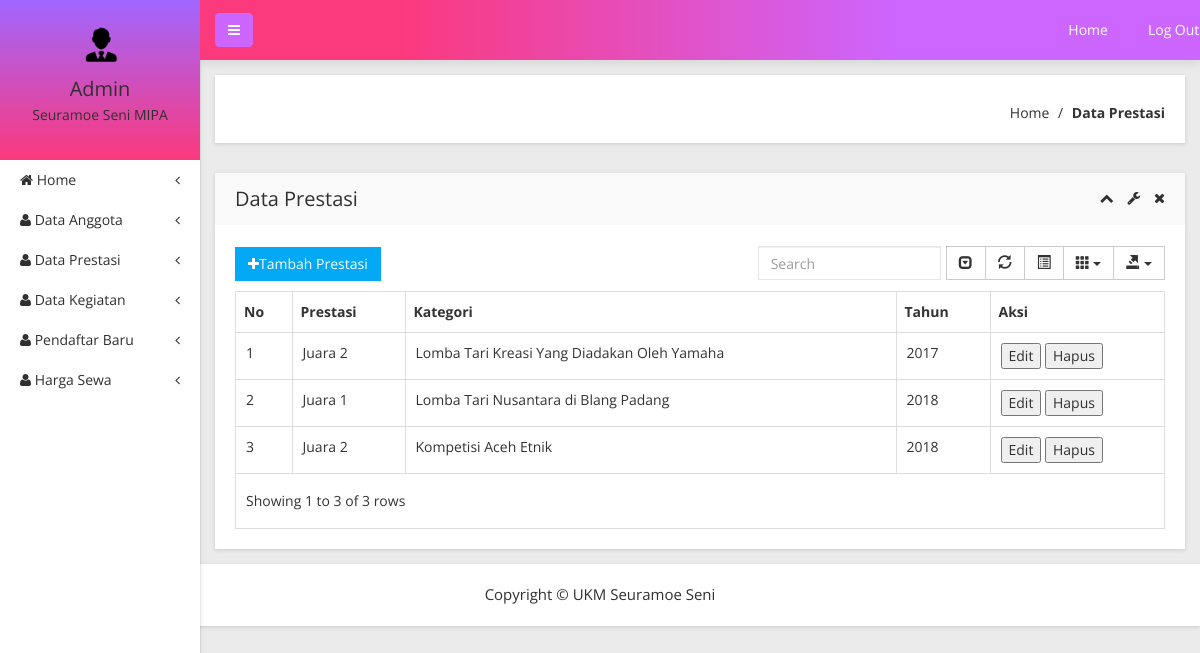
Screenshot of /index.php/admin/dataPrestasi with the database file from the repository.
### tables this page shows
CREATE TABLE `data_prestasi` (
  `id_prestasi` int(11) NOT NULL,
  `prestasi` varchar(100) NOT NULL,
  `kategori` varchar(100) NOT NULL,
  `tahun` year(4) NOT NULL
);

### application/controllers/Admin.php (called while the page is built, shortened)
<?php
class Admin extends CI_Controller {
	function __construct (){
		$this->load->helper('url');
		$this->load->helper('form');
		$this->load->model('Web_model');
		$this->load->library('upload');
	}
	public function dataPrestasi(){
		$this->data['tampilprestasi'] = $this->Web_model->getDataPrestasi('data_prestasi');
		$this->load->view('dataPrestasi', $this->data);
	}
}

### index.php (called while the page is built, shortened)
<?php
require_once BASEPATH.'core/CodeIgniter.php';

### application/models/Web_model.php (called while the page is built, shortened)
<?php
class Web_model extends CI_Model {
    public function getDataPrestasi ($table) {
        $data_prestasi = $this->db->get($table);
        $this->db->order_by("Tahun","desc");
        return $data_prestasi->result_array();
    }
}

### application/views/dataPrestasi.php (the view, shortened to what this page needs)
<!doctype html>
<html class="no-js" lang="en">
<head>
    <link rel="stylesheet" href="<?php echo base_url('assetsadm/');?>css/bootstrap.min.css">
    <link rel="stylesheet" href="<?php echo base_url('assetsadm/');?>css/font-awesome.min.css">
    <link rel="stylesheet" href="<?php echo base_url('assetsadm/');?>css/adminpro-custon-icon.css">
    <link rel="stylesheet" href="<?php echo base_url('assetsadm/');?>css/meanmenu.min.css">
    <link rel="stylesheet" href="<?php echo base_url('assetsadm/');?>css/jquery.mCustomScrollbar.min.css">
    <link rel="stylesheet" href="<?php echo base_url('assetsadm/');?>css/animate.css">
    <link rel="stylesheet" href="<?php echo base_url('assetsadm/');?>css/data-table/bootstrap-table.css">
    <link rel="stylesheet" href="<?php echo base_url('assetsadm/');?>css/data-table/bootstrap-editable.css">
    <link rel="stylesheet" href="<?php echo base_url('assetsadm/');?>css/normalize.css">
    <link rel="stylesheet" href="<?php echo base_url('assetsadm/');?>css/c3.min.css">
    <link rel="stylesheet" href="<?php echo base_url('assetsadm/');?>css/form/all-type-forms.css">
    <link rel="stylesheet" href="<?php echo base_url('assetsadm/');?>css/style.css">
    <link rel="stylesheet" href="<?php echo base_url('assetsadm/');?>css/responsive.css">
</head>
<body class="materialdesign">
    <div class="wrapper-pro">
        <div class="left-sidebar-pro">
            <nav id="sidebar">
                <div class="sidebar-header">
                    <a href="#"><img src="<?php echo base_url('assetsadm/');?>img/message/admin.png" style="width: 100px" alt="" />
                    </a>
                    <h3>Admin</h3>
                    <p>Seuramoe Seni MIPA</p>
                </div>
                <div class="left-custom-menu-adp-wrap">
                    <ul class="nav navbar-nav left-sidebar-menu-pro">
                    <li class="nav-item"><a href="<?php echo base_url('index.php/admin/dashboard');?>" data-toggle="#" role="button" aria-expanded="false" class="nav-link dropdown-toggle"><i class="fa big-icon fa-home"></i> <span class="mini-dn">Home</span> <span class="indicator-right-menu mini-dn"><i class="fa indicator-mn fa-angle-left"></i></span></a>
                        </li>
                        <li class="nav-item"><a href="<?php echo base_url('index.php/admin/dataAnggota');?>" data-toggle="#" role="button" aria-expanded="false" class="nav-link dropdown-toggle"><i class="fa big-icon fa-user"></i> <span class="mini-dn">Data Anggota</span> <span class="indicator-right-menu mini-dn"><i class="fa indicator-mn fa-angle-left"></i></span></a>
                        </li>
                        <li class="nav-item"><a href="<?php echo base_url('index.php/admin/dataPrestasi');?>" data-toggle="#" role="button" aria-expanded="false" class="nav-link dropdown-toggle"><i class="fa big-icon fa-user"></i> <span class="mini-dn">Data Prestasi</span> <span class="indicator-right-menu mini-dn"><i class="fa indicator-mn fa-angle-left"></i></span></a>
                        </li>
                        <li class="nav-item"><a href="<?php echo base_url('index.php/admin/dataKegiatan');?>" data-toggle="#" role="button" aria-expanded="false" class="nav-link dropdown-toggle"><i class="fa big-icon fa-user"></i> <span class="mini-dn">Data Kegiatan</span> <span class="indicator-right-menu mini-dn"><i class="fa indicator-mn fa-angle-left"></i></span></a>
                        </li>
                        <li class="nav-item"><a href="<?php echo base_url('index.php/admin/pendaftarBaru');?>" data-toggle="#" role="button" aria-expanded="false" class="nav-link dropdown-toggle"><i class="fa big-icon fa-user"></i> <span class="mini-dn">Pendaftar Baru</span> <span class="indicator-right-menu mini-dn"><i class="fa indicator-mn fa-angle-left"></i></span></a>
                        </li>
                        <li class="nav-item"><a href="<?php echo base_url('index.php/admin/hargaSewa');?>" data-toggle="#" role="button" aria-expanded="false" class="nav-link dropdown-toggle"><i class="fa big-icon fa-user"></i> <span class="mini-dn">Harga Sewa</span> <span class="indicator-right-menu mini-dn"><i class="fa indicator-mn fa-angle-left"></i></span></a>
                    </ul>
                </div>
            </nav>
        </div>
        <div class="content-inner-all">
            <div class="header-top-area">
            <div class="fixed-header-top"  style= "background: linear-gradient(to left, #cc66ff 30%, #fb397d 80%);">
                    <div class="container-fluid">
                        <div class="row">
                            <div class="col-lg-1 col-md-6 col-sm-6 col-xs-12">
                            <button type="button" id="sidebarCollapse" class="btn bar-button-pro header-drl-controller-btn btn-info navbar-btn" style="background:#cc66ff">
                                    <i class="fa fa-bars"></i>
                                </button>
                            </div>
                            <div class="col-lg-6 col-md-1 col-sm-1 col-xs-12">
                                <div class="header-top-menu tabl-d-n">
                                    <ul class="nav navbar-nav mai-top-nav">
                                        <li class="nav-item" style="margin-left: 750px"><a href="<?php echo base_url('index.php/web/home');?>" class="nav-link">Home</a>
                                        </li>
                                        <li class="nav-item" style="margin-right: -180px"><a href="<?php echo base_url('index.php/admin/loginadmin');?>" class="nav-link">Log Out</a>
                                        </li>
                                    </ul>
                                </div>
                            </div>
                        </div>
                    </div>
                </div>
            </div>
            <div class="breadcome-area mg-b-30 small-dn">
                <div class="container-fluid">
                    <div class="row">
                        <div class="col-lg-12">
                            <div class="breadcome-list map-mg-t-40-gl shadow-reset">
                                <div class="row">
                                    <div class="col-lg-6 col-md-6 col-sm-6 col-xs-6">
                                    </div>
                                    <div class="col-lg-6 col-md-6 col-sm-6 col-xs-6">
                                        <ul class="breadcome-menu">
                                            <li><a href="#">Home</a> <span class="bread-slash">/</span>
                                            </li>
                                            <li><span class="bread-blod">Data Prestasi</span>
                                            </li>
                                        </ul>
                                    </div>
                                </div>
                            </div>
                        </div>
                    </div>
                </div>
            </div>
            <div class="admin-dashone-data-table-area">
                <div class="container-fluid">
                    <div class="row">
                        <div class="col-lg-12">
                            <div class="sparkline8-list shadow-reset">
                                <div class="sparkline8-hd">
                                    <div class="main-sparkline8-hd">
                                        <h1>Data Prestasi</h1>
                                        <div class="sparkline8-outline-icon">
                                            <span class="sparkline8-collapse-link"><i class="fa fa-chevron-up"></i></span>
                                            <span><i class="fa fa-wrench"></i></span>
                                            <span class="sparkline8-collapse-close"><i class="fa fa-times"></i></span>
                                        </div>
                                    </div>
                                </div>
                                <div class="sparkline8-graph">
                                    <div class="datatable-dashv1-list custom-datatable-overright">
                                        <div id="toolbar">
                                            <div>
                                                <a href="<?php echo base_url().'index.php/admin/tambahprestasi';?>" class="btn btn-primary" data-toogle="modal" data-target="input_data"><i class="fa fa-plus"></i>Tambah Prestasi</a>
                                            </div>
                                        </div>
                                        <table id="table" data-toggle="table" data-pagination="true" data-search="true" data-show-columns="true" data-show-pagination-switch="true" data-show-refresh="true" data-key-events="true" data-show-toggle="true" data-resizable="true" data-cookie="true" data-cookie-id-table="saveId" data-show-export="true" data-click-to-select="true" data-toolbar="#toolbar">
                                            <thead>
                                                <tr>
                                                    <th data-field="no" data-editable="false">No</th>
                                                    <th data-field="prestasi" data-editable="false">Prestasi</th>
                                                    <th data-field="kategori" data-editable="false">Kategori</th>
                                                    <th data-field="tahun" data-editable="false">Tahun</th>
                                                    <th>Aksi</th>
                                                </tr>
                                            </thead>
                                            <tbody>
                                            <?php
                                                $no = 1;
                                                foreach($tampilprestasi as $pres){ ?>
                                                <tr>
                                                    <td text-align="center"><?php echo $no++ ?></td>
                                                    <td><?php echo $pres['prestasi'] ?></td>
                                                    <td><?php echo $pres['kategori'] ?></td>
                                                    <td><?php echo $pres['tahun'] ?></td>
                                                    <td>
                                                        <div>
                                                            <a href="<?php echo base_url().'index.php/admin/editprestasi/'.$pres['id_prestasi'];?>"><button>Edit</button></a>
                                                            <a  onclick="return confirm('Are you sure you want to delete this entry?')" href="<?php echo base_url().'index.php/admin/hapusprestasi/'.$pres['id_prestasi'];?>"><button>Hapus</button></a></td>
                                                        </div>
                                                <?php } ?>
                                    </div>
                                </div>
                            </div>
                        </div>
                    </div>
                </div>
    <div class="footer-copyright-area">
        <div class="container-fluid">
            <div class="row">
                <div class="col-lg-12">
                    <div class="footer-copy-right">
                        <p>Copyright &#169; UKM Seuramoe Seni</p>
                    </div>
                </div>
            </div>
        </div>
    </div>
</body>
</html>

### rows the page displays
data_prestasi: prestasi "Juara 2", kategori "Lomba Tari Kreasi Yang Diadakan Oleh Yamaha", tahun "2017"
data_prestasi: prestasi "Juara 1", kategori "Lomba Tari Nusantara di Blang Padang", tahun "2018"
data_prestasi: prestasi "Juara 2", kategori "Kompetisi Aceh Etnik", tahun "2018"
